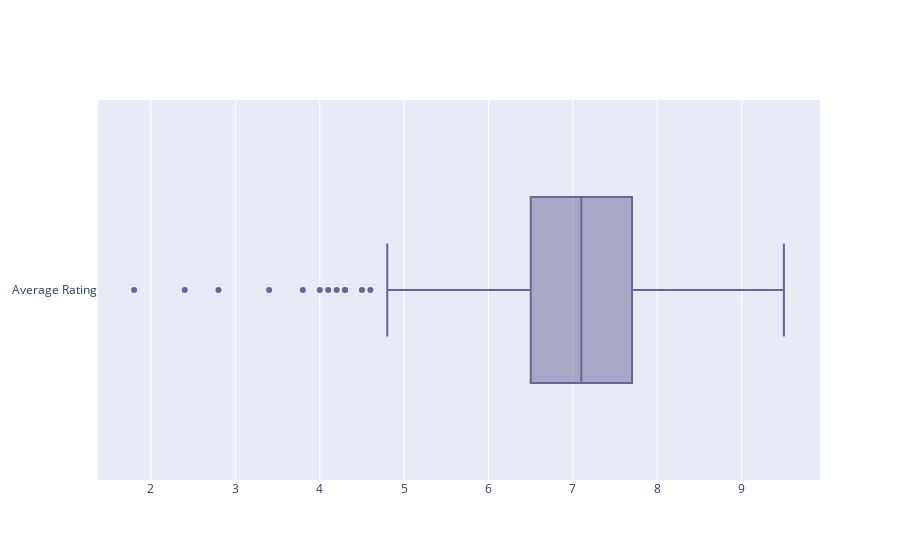

Here is the notebook cell this chart was saved with:
### Markdown cell above
### <span style="color:orange;text-align: center" >Box Plot and Violin Graphs</span>

### Code cell
trace1= go.Box(
    x =data.IMDb_rating,
    name = "Average Rating",
    marker = dict ( color = "#666699"),
    
)


iplot([trace1])

### Figure 1 — Plotly figure (JSON) as saved in the notebook; plotly's stock layout.template omitted (floating-point values rounded to 4 significant figures; data arrays with more than 128 entries replaced by an {"elided": "..."} marker saying what was removed)
{"data": [{"marker": {"color": "#666699"}, "name": "Average Rating", "type": "box", "x": {"elided": "2066 float values"}}], "layout": {}}
